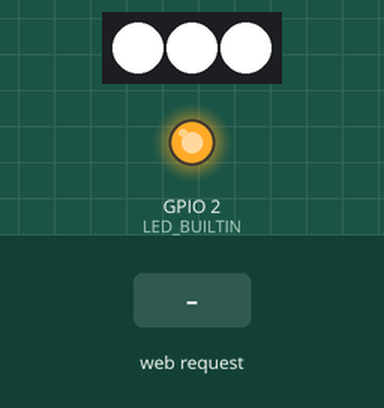
A sketch run on a simulated ESP8266 (NodeMCU). Parts: 3 RGB LEDs in strip order, left to right, output pins drawn as LEDs (lit = HIGH, except the on-board LED, lit = LOW). Dashed ring = blinking. The inputs (shaded band) are chosen by the test bench. Dim RGB values are drawn brighter than linear; WiFi joins after 1.5 s; servers stay silent unless stated; network time is answered at once with the bench clock; the local clock reads 2024-03-15 10:24:30 at power-on unless the sketch sets it; what the sketch prints to the serial monitor is not drawn.

Above: at 0.1 s.
At 3.4 s:
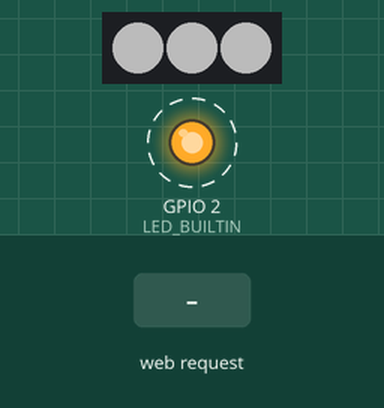
At 5.2 s:
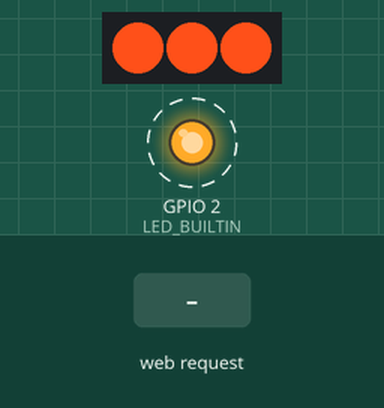
5.3 s: HTTP request GET /update received
Timing chart, 0 to 13.6 s (numbered marks = the images above; inputs shaded):
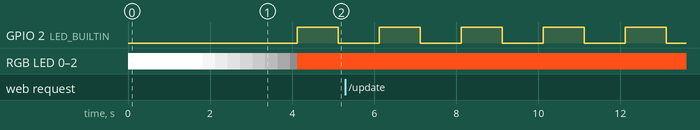

Measured:
- by itself, GPIO 2 (LED_BUILTIN): alternates HIGH for 1.0 s and LOW for 1.0 s

The sketch:

Light_Clock.ino
```cpp
// LED_BUILTIN = pin NO.2
// NEO_PIXEL   = pin NO.0

// Neo Pixel
#include <Adafruit_NeoPixel.h>

// ESP wifi ctr library
#include <ESPAsyncWebServer.h>
#include <ESP8266mDNS.h>
#include <ESP8266WiFi.h>
#include <NTPClient.h>
#include <WiFiUdp.h>

#include"network.h"

AsyncWebServer server(80);

// NTP data collector
WiFiUDP ntpUDP;
const char* NTP      = "pool.ntp.org";
NTPClient timeClient(ntpUDP, NTP, 32400, 3600000);

// NEO PIXEL STRIP LED
#define NUMPIXELS 3
Adafruit_NeoPixel strip = Adafruit_NeoPixel(NUMPIXELS, 0, NEO_GRB + NEO_KHZ800);

void setup()
{
  Serial.begin(9600);

  pinMode(LED_BUILTIN, OUTPUT);
  strip.begin();

  // LED check
  for (int i = 0; i < NUMPIXELS; i++)
    strip.setPixelColor(i, 255, 255, 255);
  strip.show();

  WiFi.begin(ssid, password);
  while (WiFi.status() != WL_CONNECTED)
  {
    delay(500);
    Serial.print(".");
  }

  // Local IP Check
  Serial.print("\nIP address: ");
  Serial.println(WiFi.localIP());
  // mDNS Service
  if (!MDNS.begin("homelight"))
    Serial.println("Error setting up MDNS responder!");

  timeClient.begin();

  for (int i = 255; i > 0; i--)
  {
    strip.setBrightness(i);
    strip.show();
    delay(10);
  }

  // root web page
  server.on(
    "/", HTTP_GET, [](AsyncWebServerRequest * request)
  { request->send_P(200, "text/html", index_html, Processor); }
  );

  server.on("/update", HTTP_GET, [] (AsyncWebServerRequest * request)
  {
    String inputMessage;
    String inputParam;

    if (request->hasParam("state"))
    {
      inputMessage = request->getParam("state")->value();
      inputParam = "state";
      digitalWrite(LED_BUILTIN, inputMessage.toInt());
      rvt = !rvt;
    }
    else
    {
      inputMessage = "No message sent";
      inputParam = "none";
    }
    Serial.println(inputMessage);
    request->send(200, "text/plain", "OK");
  });

  // Send a GET request to <ESP_IP>/state
  server.on("/state", HTTP_GET, [] (AsyncWebServerRequest * request)
  { request->send(200, "text/plain", String(rvt).c_str()); }
  );

  // Start server
  server.begin();
}

// Blink LED <<TEST>>
bool blink_ = true;

void loop()
{
  rvt = !rvt;
  // update NTP time
  timeClient.update();
  currentHour = timeClient.getHours();
  currentMinute = timeClient.getMinutes();

  Serial.print("time : "); Serial.print(currentHour); Serial.print(":"); Serial.print(currentMinute); Serial.println( rvt ? " true" : " false");
  digitalWrite(LED_BUILTIN, rvt);

// main clock Light System
  strip.setBrightness(255);
  if(currentHour < 6)
  {
    for (int i = 0; i < NUMPIXELS; i++)
        strip.setPixelColor(i, 0, 0, 0); // a darkness!
  }
  else if(currentHour >= 6)
  {
    for (int i = 0; i < NUMPIXELS; i++)
        strip.setPixelColor(i, 255, 80, 25); // bright red colour (similar sunrise near the horizon !)
  }
  else if(currentHour >= 7)
  {
    for (int i = 0; i < NUMPIXELS; i++)
        strip.setPixelColor(i, 255, 200, 65); // bright yellow colour (similar sunrise I liked color !)
  }
  else if(currentHour >= 8)
  {
    for (int i = 0; i < NUMPIXELS; i++)
        strip.setPixelColor(i, 255, 255, 255); // GOOD MORNING
  }

  // // TEST CASE 1 알리 접속 시간대에 blinking! ㅋㅋㅋ <<TEST>>
  // if(currentHour >= 21 && currentMinute >= 50)
  // {
  //   blink_ = !blink_;

  //     for (int i = 0; i < NUMPIXELS; i++)
  //       strip.setPixelColor(i, 255, 255, 255);
  //   if(!blink_)
  //     strip.setBrightness(0);
  //   Serial.print(blink_ ? "Blink is TRUE" : "Blink is False");
  // }
  strip.show();
  delay(1000);
}
```

include.h
```cpp
#ifndef __LIGHT_CLOCK_INCLUDE__
#define __LIGHT_CLOCK_INCLUDE__

// Time data
int currentHour = 0;
int currentMinute = 0;

// LED ON/OFF
bool rvt = false;


#endif
```

network.h
```cpp
#ifndef __HAIIRON__NETWORK__
#define __HAIIRON__NETWORK__

#include <avr/pgmspace.h>
#include "include.h"

// Setup the local wifi
const char* ssid     = "iptime";
const char* password = "appdevelopment";

/*-- basic 페이지 내용 --*/
const char index_html[] PROGMEM = R"rawliteral(
<!DOCTYPE HTML><html>
<head>
  <title>Clock Light</title>
  <meta name="viewport" content="width=device-width, initial-scale=1">
  <style>
    html {font-family: Arial; display: inline-block; text-align: center;}
    h2 {font-size: 3.0rem;}
    p {font-size: 3.0rem;}
    body {max-width: 600px; margin:0px auto; padding-bottom: 25px;}
    .switch {position: relative; display: inline-block; width: 120px; height: 68px}
    .switch input {display: none}
    .slider {position: absolute; top: 0; left: 0; right: 0; bottom: 0; background-color: #ccc; border-radius: 34px}
    .slider:before {position: absolute; content: ""; height: 52px; width: 52px; left: 8px; bottom: 8px; background-color: #fff; -webkit-transition: .4s; transition: .4s; border-radius: 68px}
    input:checked+.slider {background-color: #2196F3}
    input:checked+.slider:before {-webkit-transform: translateX(52px); -ms-transform: translateX(52px); transform: translateX(52px)}
  </style>
</head>
<body>
  <h2>Home Light Clock System</h2>
  %BUTTONPLACEHOLDER%
<script>function toggleCheckbox(element)
{
  var xhr = new XMLHttpRequest();
  if(element.checked)
  { xhr.open("GET", "/update?state=1", true); }
  else
  { xhr.open("GET", "/update?state=0", true); }
  xhr.send();
}

setInterval(function(){
  var xhttp = new XMLHttpRequest();
  xhttp.onreadystatechange = function()
  {
    if (this.readyState == 4 && this.status == 200)
    {
      var inputChecked;
      var outputStateM;
      if( this.responseText == 1)
      {
        inputChecked = true;
        outputStateM = "On";
      }
      else
      {
        inputChecked = false;
        outputStateM = "Off";
      }
      document.getElementById("output").checked = inputChecked;
      document.getElementById("outputState").innerHTML = outputStateM;
    }
  };
  xhttp.open("GET", "/state", true);
  xhttp.send();
}, 1000 ) ;
</script>
</body>
</html>
)rawliteral";
/*-- --------------------- --*/

String outputState()
{
  if (rvt)
  {
    return "checked";
  }
  else
    return "";
}

//Web
String Processor(const String& var)
{
  if (var == "BUTTONPLACEHOLDER")
  {
    String buttons = "";
    String outputStateValue = outputState();
    String Clock = String(currentHour) + ":" + String(currentMinute);
    buttons += "<h4>Power - LED - State <span id=\"outputState\"></span></h4><label class=\"switch\"><input type=\"checkbox\" onchange=\"toggleCheckbox(this)\" id=\"output\" " + outputStateValue + "><span class=\"slider\"></span></label><h3> Time " + Clock + "</h3>";
    return buttons;
  }
  return String();
}

#endif
```
